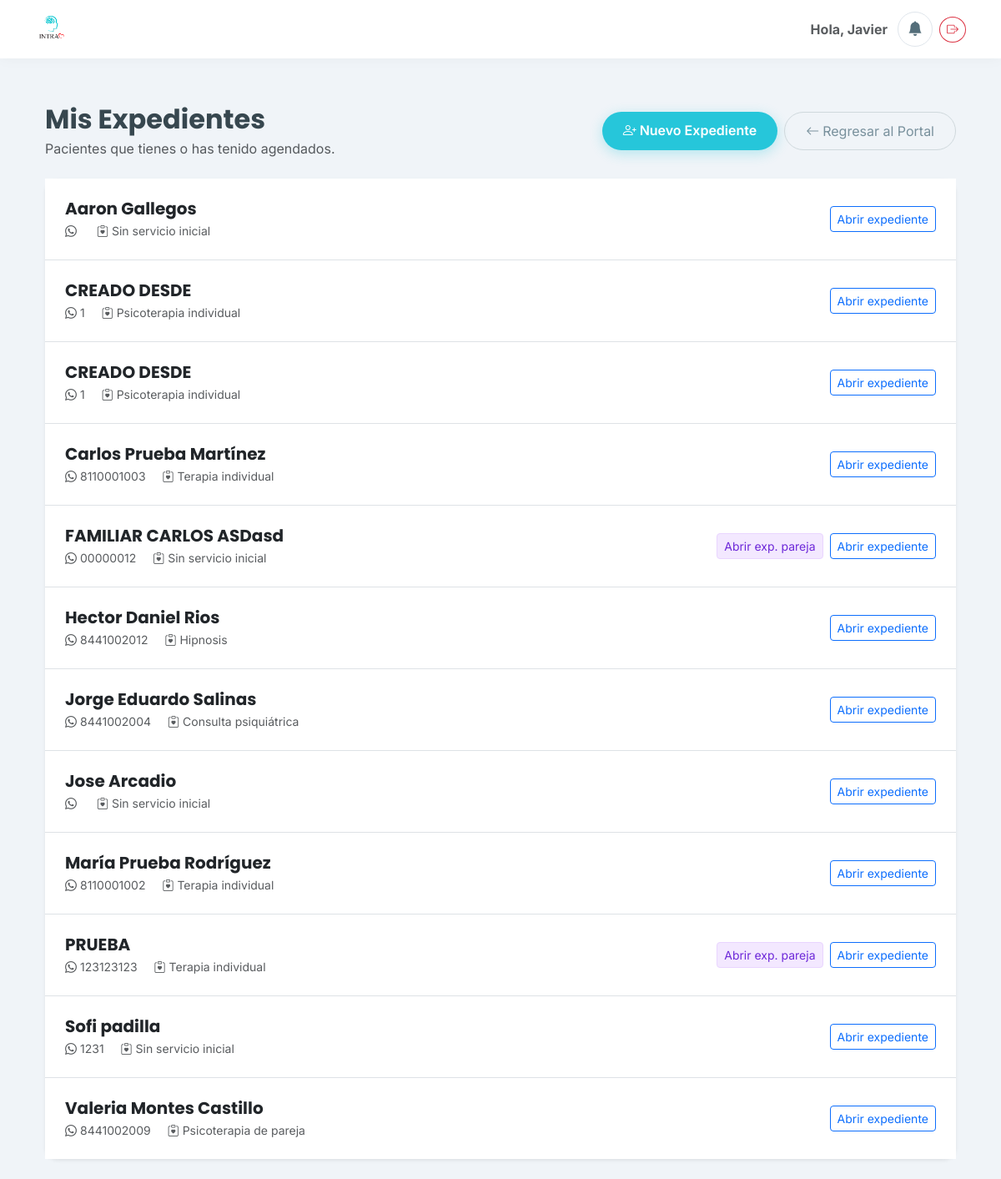
Page /portal-medico/expedientes/ (signed in) on the committed database.
### clinica/models.py (models this page shows, shortened)
class Paciente(models.Model):
    TIPO_CONTACTO_CHOICES = [
        ('propio', 'Propio'),
        ('madre', 'Madre'),
        ('padre', 'Padre'),
        ('pareja', 'Pareja'),
        ('otro', 'Otro'),
    ]
    SEXO_CHOICES = [
        ('Femenino', 'Femenino'),
        ('Masculino', 'Masculino'),
    ]
    usuario = models.OneToOneField(User, on_delete=models.SET_NULL, null=True, blank=True, related_name='perfil_paciente')
    nombre = models.CharField(max_length=200, verbose_name="Nombre Completo")
    fecha_nacimiento = models.DateField(verbose_name="Fecha de Nacimiento")
    nombre_normalizado = models.CharField(max_length=200, blank=True, editable=False)
    sexo = models.CharField(
        max_length=20,
        choices=SEXO_CHOICES,
        default='Femenino',
        verbose_name="Sexo"
    )
    telefono = models.CharField(max_length=20, verbose_name="Teléfono (WhatsApp)")
    identidad_contacto = models.CharField(max_length=20, choices=TIPO_CONTACTO_CHOICES, default='propio')
    servicio_inicial = models.ForeignKey('Servicio', on_delete=models.SET_NULL, null=True, verbose_name="Servicio Inicial")
    consentimiento_firmado = models.FileField(upload_to='documentos/', blank=True, null=True)
    estudio_socioeconomico = models.FileField(upload_to='documentos/', blank=True, null=True)
    apertura_expediente = models.FileField(upload_to='documentos/', blank=True, null=True)
    resumen_clinico = models.TextField(blank=True, null=True)
    empresa = models.ForeignKey(
        'Empresa', on_delete=models.SET_NULL, null=True, blank=True,
        related_name='pacientes'
    )
    division = models.ForeignKey(
        'Division', on_delete=models.SET_NULL, null=True, blank=True,
        related_name='pacientes', verbose_name='División'
    )
    pacientes_relacionados = models.ManyToManyField('self', blank=True, symmetrical=True)
    enlace_resultados = models.URLField(blank=True, null=True)
    fecha_registro = models.DateTimeField(auto_now_add=True)
    class Meta:
        verbose_name = "Paciente"
        verbose_name_plural = "Pacientes"

class Servicio(models.Model):
    nombre = models.CharField(max_length=100)
    precio = models.DecimalField(
        max_digits=10, decimal_places=2, null=True, blank=True,
        verbose_name="Precio estándar",
        help_text="Precio público del servicio. Se usa para calcular penalizaciones por inasistencia."
    )
    def __str__(self):
        return self.nombre

class ExpedienteGrupal(models.Model):
    TIPO_PAREJA = 'pareja'
    TIPO_FAMILIA = 'familia'
    TIPO_CHOICES = [
        (TIPO_PAREJA, 'Pareja'),
        (TIPO_FAMILIA, 'Familia'),
    ]
    expediente_no   = models.CharField(max_length=50, unique=True, blank=True, verbose_name='No. de Expediente')
    tipo            = models.CharField(max_length=20, choices=TIPO_CHOICES, default=TIPO_PAREJA)
    nombre          = models.CharField(max_length=300, blank=True, verbose_name='Nombre del Expediente')
    pacientes       = models.ManyToManyField('Paciente', related_name='expedientes_grupales', blank=True)
    division        = models.ForeignKey('Division', on_delete=models.SET_NULL, null=True, blank=True)
    motivo_consulta = models.TextField(blank=True, verbose_name='Motivo de consulta')
    fecha_apertura  = models.DateField(auto_now_add=True)
    creado_en       = models.DateTimeField(auto_now_add=True)
    class Meta:
        verbose_name = 'Expediente Grupal'
        verbose_name_plural = 'Expedientes Grupales'
        ordering = ['-fecha_apertura']

### clinica/views.py (the view)
# urls.py: path('portal-medico/expedientes/', clinica_views.expedientes_terapeuta, name='expedientes_terapeuta'),
@login_required
def expedientes_terapeuta(request):
    if not hasattr(request.user, 'perfil_terapeuta'):
        return redirect('home')
    terapeuta = request.user.perfil_terapeuta
    paciente_ids = _pacientes_ids_terapeuta(terapeuta)
    pacientes = Paciente.objects.filter(id__in=paciente_ids).prefetch_related('expedientes_grupales').order_by('nombre')
    return render(request, 'clinica/expedientes_terapeuta.html', {
        'terapeuta': terapeuta,
        'pacientes': pacientes,
    })

### clinica/views.py (called while the page is built)
def _pacientes_ids_terapeuta(terapeuta):
    ids = set(
        Cita.objects.filter(
            terapeuta=terapeuta,
            paciente__isnull=False,
        ).values_list('paciente_id', flat=True)
    )
    ids.update(
        Cita.objects.filter(
            terapeuta=terapeuta,
            pacientes_adicionales__isnull=False,
        ).values_list('pacientes_adicionales__id', flat=True)
    )
    ids.update(
        PacienteTerapeutaAcceso.objects.filter(
            terapeuta=terapeuta,
        ).values_list('paciente_id', flat=True)
    )
    return {pid for pid in ids if pid}

### clinica/templates/clinica/expedientes_terapeuta.html
{% extends 'clinica/base.html' %}
{% block content %}
<div class="container py-4">
    <div class="d-flex justify-content-between align-items-center flex-wrap gap-3 mb-4">
        <div>
            <h2 class="fw-bold mb-1">Mis Expedientes</h2>
            <p class="text-muted mb-0">Pacientes que tienes o has tenido agendados.</p>
        </div>
        <div class="d-flex gap-2 flex-wrap">
            <a href="{% url 'registrar_paciente_terapeuta' %}" class="btn btn-primary">
                <i class="bi bi-person-plus me-1"></i>Nuevo Expediente
            </a>
            <a href="{% url 'portal_terapeuta' %}" class="btn btn-outline-secondary">
                <i class="bi bi-arrow-left me-1"></i>Regresar al Portal
            </a>
        </div>
    </div>
    <div class="card shadow-sm border-0 rounded-4">
        <div class="card-body p-0">
            {% if pacientes %}
            <div class="list-group list-group-flush">
                {% for paciente in pacientes %}
                <div class="list-group-item p-4">
                    <div class="d-flex justify-content-between align-items-center gap-3 flex-wrap">
                        <div>
                            <h5 class="fw-bold text-dark mb-1">{{ paciente.nombre }}</h5>
                            <div class="text-muted small">
                                <span class="me-3"><i class="bi bi-whatsapp me-1"></i>{{ paciente.telefono }}</span>
                                <span><i class="bi bi-clipboard-heart me-1"></i>{{ paciente.servicio_inicial|default:"Sin servicio inicial" }}</span>
                            </div>
                        </div>
                        <div class="d-flex gap-2 flex-wrap align-items-center">
                            {% for eg in paciente.expedientes_grupales.all %}
                                <a href="{% url 'expediente_grupal_detalle' eg.id %}"
                                   class="btn btn-sm"
                                   style="border:1px solid #E9D5FF;color:#6D28D9;background:#F3E8FF;"
                                   onclick="event.stopPropagation()">
                                    {% if eg.tipo == 'pareja' %}Abrir exp. pareja{% else %}Abrir exp. familia{% endif %}
                                </a>
                            {% endfor %}
                            <a href="{% url 'expediente_terapeuta_detalle' paciente.id %}" class="btn btn-outline-primary btn-sm">
                                Abrir expediente
                            </a>
                        </div>
                    </div>
                </div>
                {% endfor %}
            </div>
            {% else %}
            <div class="p-5 text-center text-muted">
                No tienes pacientes agendados actualmente.
            </div>
            {% endif %}
        </div>
    </div>
</div>
{% endblock %}

### clinica/templates/clinica/base.html (shortened to what this page needs)
{% load static %}
<!DOCTYPE html>
<html lang="es">
<head>
    <link href="https://cdn.jsdelivr.net/npm/bootstrap@5.3.0/dist/css/bootstrap.min.css" rel="stylesheet">
    <link rel="stylesheet" href="https://cdn.jsdelivr.net/npm/bootstrap-icons@1.10.5/font/bootstrap-icons.css">
</head>
<body>
    <nav class="navbar navbar-expand-lg fixed-top">
        <div class="container">
            <a class="navbar-brand d-flex align-items-center" href="{% url 'home' %}">
               <img src="{% static 'clinica/images/logo.png' %}" alt="Logo INTRA" class="me-2">
            </a>
            <div class="d-flex align-items-center gap-2">
                <span class="me-1 text-muted fw-bold d-none d-md-block">
                    Hola, {{ user.username|title }}
                </span>
                {% if user.perfil_terapeuta %}
                <div class="position-relative">
                    <button id="btn-campanita"
                            class="btn-campanita"
                            type="button"
                            data-bs-toggle="offcanvas"
                            data-bs-target="#notifPanel"
                            title="Notificaciones"
                            aria-label="Ver notificaciones">
                        <i class="bi bi-bell-fill"></i>
                    </button>
                </div>
                {% endif %}
<form action="{% url 'logout' %}" method="post">
                    <button type="submit" class="btn btn-outline-danger btn-sm rounded-circle" title="Cerrar Sesión">
                        <i class="bi bi-box-arrow-right"></i>
                    </button>
                </form>
            </div>
        </div>
    </nav>
    <div class="container" style="margin-top: 100px;">
        {% block content %}
        {% endblock %}
    </div>
</body>
<link href="https://cdn.jsdelivr.net/npm/select2@4.1.0-rc.0/dist/css/select2.min.css" rel="stylesheet" />
<link rel="stylesheet" href="https://cdn.jsdelivr.net/npm/select2-bootstrap-5-theme@1.3.0/dist/select2-bootstrap-5-theme.min.css" />
</html>

### clinica/templates/clinica/base.html (style rules this page uses)
:root { --intra-primary: #26C6DA; --intra-secondary: #EF5350; --intra-dark: #37474F; --intra-light: #F0F4F8; --intra-white: #FFFFFF; }
body { background-color: var(--intra-light); font-family: 'Inter', sans-serif; color: var(--intra-dark); }
h1, h2, h3, h4, h5, .navbar-brand { font-family: 'Poppins', sans-serif; }
.btn-primary { background-color: var(--intra-primary); border: none; border-radius: 50px; padding: 10px 25px; font-weight: 600; box-shadow: 0 4px 15px rgba(38, 198, 218, 0.3); transition: all 0.3s ease; }
.btn-outline-secondary { border-color: #CFD8DC; color: #78909C; border-radius: 50px; padding: 10px 25px; }
.card { border: none; border-radius: 20px; box-shadow: 0 10px 30px rgba(0,0,0,0.05); }
.navbar { background-color: var(--intra-white); box-shadow: 0 2px 15px rgba(0,0,0,0.03); padding-top: 10px; padding-bottom: 10px; }
.navbar-brand img { height: 40px; width: auto; }
.btn-campanita { position: relative; width: 42px; height: 42px; border-radius: 50%; border: 1px solid #E0E6EC; background: #fff; color: #546E7A; display: inline-flex; align-items: center; justify-content: center; font-size: 1.1rem; transition: all .2s ease; cursor: pointer; }

### rows in the picture
Paciente: nombre "Aaron Gallegos", servicio_inicial "Sin servicio inicial"
Paciente: nombre "CREADO DESDE", telefono "1", servicio_inicial "Psicoterapia individual"
Paciente: nombre "CREADO DESDE", telefono "1", servicio_inicial "Psicoterapia individual"
Paciente: nombre "Carlos Prueba Martínez", telefono "8110001003", servicio_inicial "Terapia individual"
Paciente: nombre "FAMILIAR CARLOS ASDasd", telefono "00000012", servicio_inicial "Sin servicio inicial"
ExpedienteGrupal: tipo "Abrir exp. pareja"
Paciente: nombre "Hector Daniel Rios", telefono "8441002012", servicio_inicial "Hipnosis"
Paciente: nombre "Jorge Eduardo Salinas", telefono "8441002004", servicio_inicial "Consulta psiquiátrica"
Paciente: nombre "Jose Arcadio", servicio_inicial "Sin servicio inicial"
Paciente: nombre "María Prueba Rodríguez", telefono "8110001002", servicio_inicial "Terapia individual"
Paciente: nombre "PRUEBA", telefono "123123123", servicio_inicial "Terapia individual"
Paciente: nombre "Sofi padilla", telefono "1231", servicio_inicial "Sin servicio inicial"
Paciente: nombre "Valeria Montes Castillo", telefono "8441002009", servicio_inicial "Psicoterapia de pareja"

### other values in the picture
{{ user.username|title }} "Javier"
